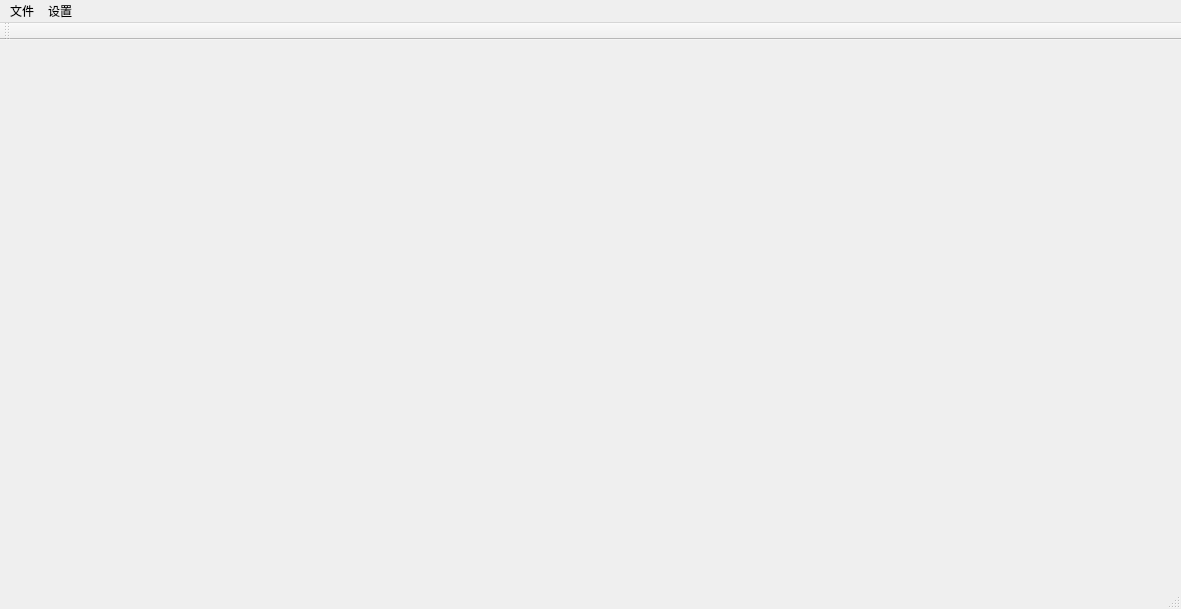
<?xml version="1.0" encoding="UTF-8"?>
<ui version="4.0">
 <class>MainWindow</class>
 <widget class="QMainWindow" name="MainWindow">
  <property name="geometry">
   <rect>
    <x>0</x>
    <y>0</y>
    <width>1181</width>
    <height>609</height>
   </rect>
  </property>
  <property name="windowTitle">
   <string>MainWindow</string>
  </property>
  <widget class="QWidget" name="centralWidget">
   <layout class="QHBoxLayout" name="horizontalLayout"/>
  </widget>
  <widget class="QMenuBar" name="menuBar">
   <property name="geometry">
    <rect>
     <x>0</x>
     <y>0</y>
     <width>1181</width>
     <height>26</height>
    </rect>
   </property>
   <widget class="QMenu" name="menu">
    <property name="title">
     <string>设置</string>
    </property>
    <addaction name="action"/>
    <addaction name="actionColorConfigtrue"/>
   </widget>
   <widget class="QMenu" name="menu_2">
    <property name="title">
     <string>文件</string>
    </property>
    <addaction name="actionOpen"/>
    <addaction name="actionSave"/>
    <addaction name="actionSave_as"/>
   </widget>
   <addaction name="menu_2"/>
   <addaction name="menu"/>
  </widget>
  <widget class="QToolBar" name="mainToolBar">
   <attribute name="toolBarArea">
    <enum>TopToolBarArea</enum>
   </attribute>
   <attribute name="toolBarBreak">
    <bool>false</bool>
   </attribute>
  </widget>
  <widget class="QStatusBar" name="statusBar"/>
  <action name="action">
   <property name="text">
    <string>常规设置</string>
   </property>
  </action>
  <action name="actionColorConfigtrue">
   <property name="text">
    <string>配色</string>
   </property>
  </action>
  <action name="actionOpen">
   <property name="text">
    <string>打开</string>
   </property>
  </action>
  <action name="actionSave">
   <property name="text">
    <string>保存</string>
   </property>
  </action>
  <action name="actionSave_as">
   <property name="text">
    <string>另存为</string>
   </property>
  </action>
 </widget>
 <layoutdefault spacing="6" margin="11"/>
 <resources/>
 <connections/>
</ui>
